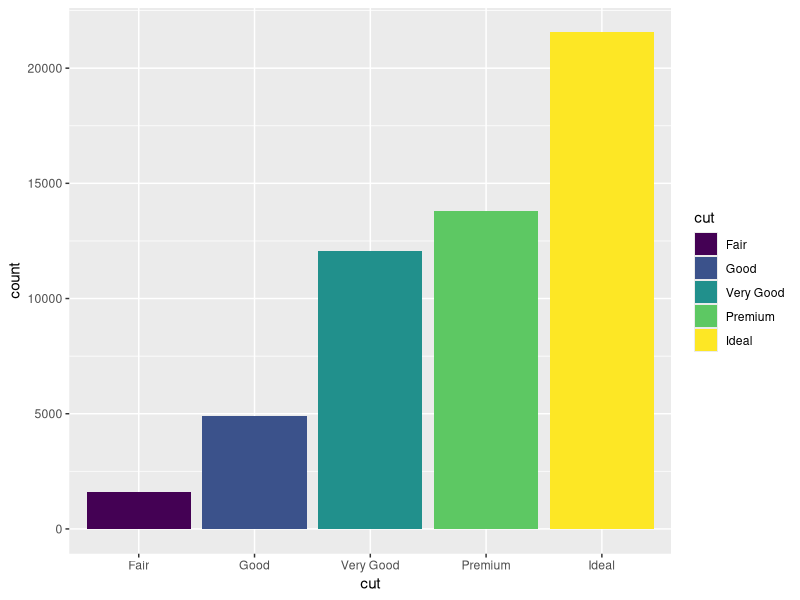

This figure's R source:
library(ggplot2)

data("diamonds")

ggplot(data = diamonds,
       mapping = aes(
         x = cut,
         fill = cut)
       ) +
# A função "geom_bar()" utiliza apenas o eixo X pois o Y é definido automaticamente
# através do número de linhas existente na variável utilizada na plotagem
geom_bar()
